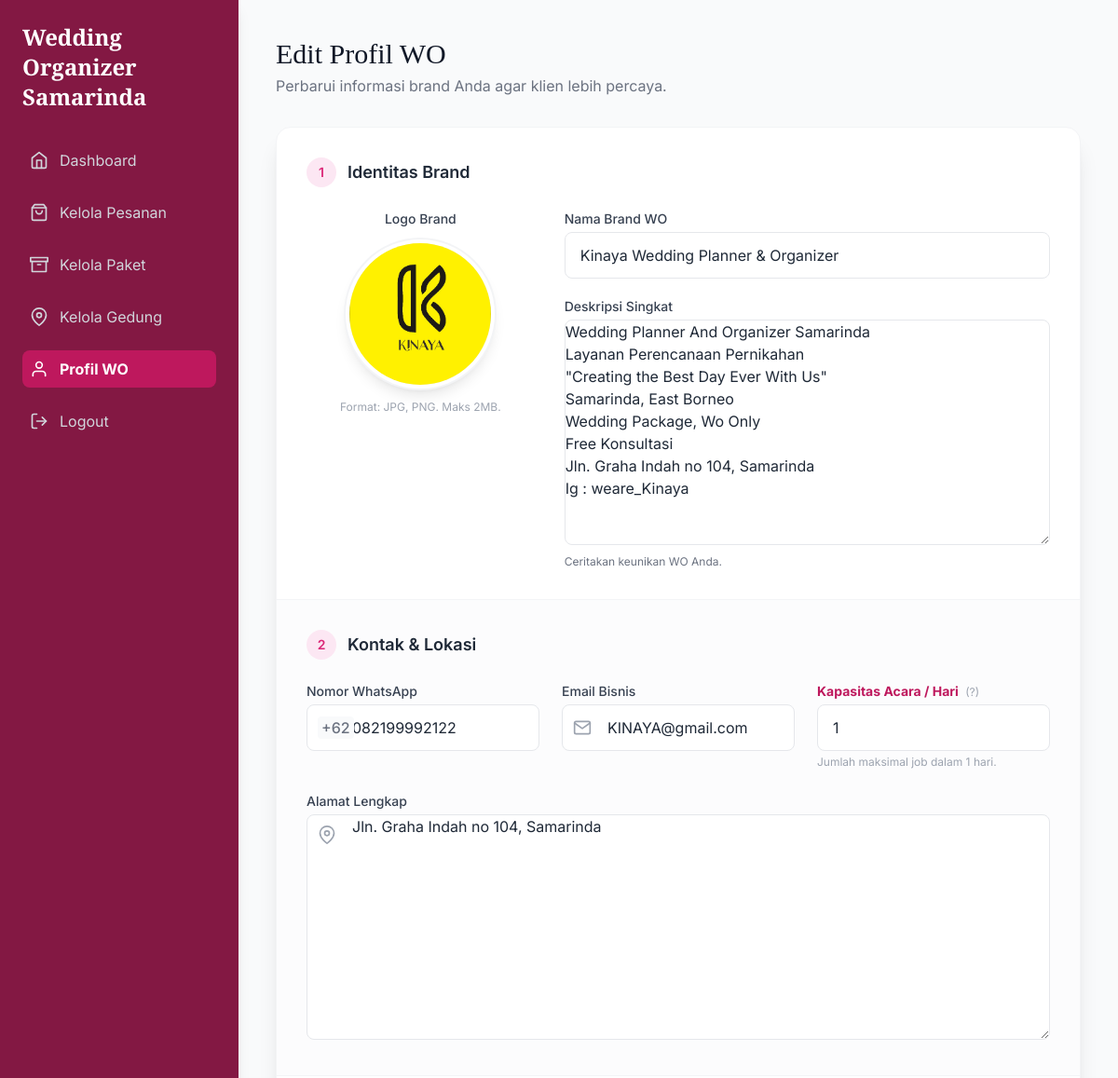
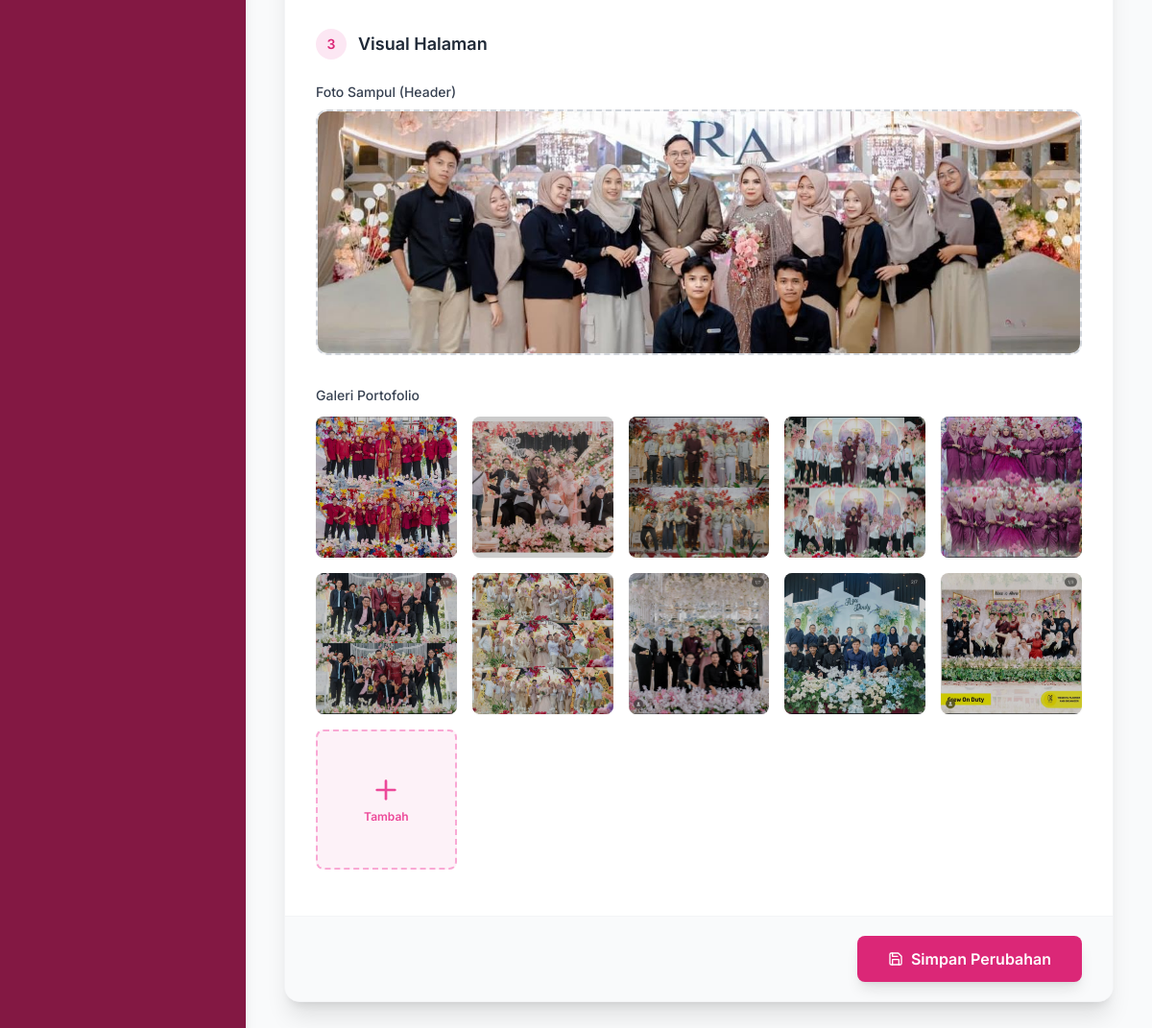
Screenshot of /akun/edit-profil-wo/ (signed in) with the database file from the repository (2 pictures, top to bottom).
### pengguna/models.py (models this page shows, shortened)
class ProfilWO(models.Model):
    user = models.OneToOneField(User, on_delete=models.CASCADE)
    nama_brand = models.CharField(max_length=100)
    logo = models.ImageField(upload_to='logos/', null=True, blank=True)
    foto_sampul = models.ImageField(upload_to='sampul/', null=True, blank=True)
    deskripsi = models.TextField()
    telepon = models.CharField(max_length=20)
    email_bisnis = models.EmailField()
    alamat = models.TextField()
    kapasitas_harian = models.PositiveIntegerField(
        default=1,
        verbose_name="Kapasitas Acara per Hari",
        help_text="Berapa maksimal acara yang bisa tim Anda tangani dalam satu hari?"
    )

class GaleriWO(models.Model):
    profil_wo = models.ForeignKey(ProfilWO, related_name='galeri', on_delete=models.CASCADE)
    foto = models.ImageField(upload_to='galeri_wo/')

### pengguna/views.py (the view)
# urls.py: path('edit-profil-wo/', views.edit_profil_wo_view, name='edit_profil_wo'),
@login_required
def edit_profil_wo_view(request):
    try: profil_wo = request.user.profilwo
    except ProfilWO.DoesNotExist: return redirect('buat_profil_wo')
    if request.method == 'POST':
        form = ProfilWOForm(request.POST, request.FILES, instance=profil_wo)
        if form.is_valid():
            form.save()
            images = request.FILES.getlist('galeri_wo_foto')
            for image in images: GaleriWO.objects.create(profil_wo=profil_wo, foto=image)
            messages.success(request, 'Profil Anda berhasil diperbarui.')
            return redirect('edit_profil_wo')
    else: form = ProfilWOForm(instance=profil_wo)
    return render(request, 'pengguna/edit_profil_wo.html', {'form': form, 'profil_wo': profil_wo})

### pengguna/templates/pengguna/edit_profil_wo.html (shortened to what this page needs)
{% load humanize %}
<!DOCTYPE html>
<html lang="id">
<head>
    <script src="https://cdn.tailwindcss.com"></script>
</head>
<body class="min-h-screen bg-gray-50 text-gray-800">
    <div class="flex min-h-screen">
        <aside class="w-64 bg-primary-dark text-white p-6 hidden lg:flex flex-col shadow-lg sticky top-0 h-screen">
            <h1 class="text-2xl font-serif-display font-bold mb-8">Wedding Organizer Samarinda</h1>
            <nav class="flex flex-col flex-grow">
                <ul class="space-y-4 flex-grow">
                    <li><a href="{% url 'dashboard_wo' %}" class="flex items-center p-2 text-gray-300 rounded-lg hover:bg-pink-800"><i data-feather="home" class="w-5 h-5 mr-3"></i>Dashboard</a></li>
                    <li><a href="{% url 'kelola_pesanan' %}" class="flex items-center p-2 text-gray-300 rounded-lg hover:bg-pink-800"><i data-feather="shopping-bag" class="w-5 h-5 mr-3"></i>Kelola Pesanan</a></li>
                    <li><a href="{% url 'kelola_paket' %}" class="flex items-center p-2 text-gray-300 rounded-lg hover:bg-pink-800"><i data-feather="archive" class="w-5 h-5 mr-3"></i>Kelola Paket</a></li>
                    <li><a href="{% url 'kelola_gedung' %}" class="flex items-center p-2 text-gray-300 rounded-lg hover:bg-pink-800"><i data-feather="map-pin" class="w-5 h-5 mr-3"></i>Kelola Gedung</a></li>
                    <li><a href="{% url 'edit_profil_wo' %}" class="flex items-center p-2 bg-pink-700 font-bold rounded-lg"><i data-feather="user" class="w-5 h-5 mr-3"></i>Profil WO</a></li>
                    <li>
                        <form action="{% url 'logout' %}" method="post" class="w-full">
                            <button type="submit" class="flex items-center p-2 text-gray-300 rounded-lg hover:bg-pink-800 w-full">
                                <i data-feather="log-out" class="w-5 h-5 mr-3"></i>Logout
                            </button>
                        </form>
                    </li>
                </ul>
            </nav>
        </aside>
        <main class="flex-1 p-6 md:p-10 overflow-y-auto">
            <div class="max-w-5xl mx-auto">
                <div class="mb-8">
                    <h2 class="text-3xl font-serif-display text-gray-900">Edit Profil WO</h2>
                    <p class="text-gray-500 mt-1">Perbarui informasi brand Anda agar klien lebih percaya.</p>
                </div>
                <div class="bg-white rounded-2xl shadow-xl border border-gray-100 overflow-hidden">
                    <form method="POST" enctype="multipart/form-data">
                        <div class="p-8 border-b border-gray-100">
                            <h3 class="text-lg font-semibold text-gray-800 mb-6 flex items-center">
                                <span class="w-8 h-8 rounded-full bg-pink-100 text-pink-600 flex items-center justify-center mr-3 text-sm">1</span>
                                Identitas Brand
                            </h3>
                            <div class="grid grid-cols-1 lg:grid-cols-12 gap-8">
                                <div class="lg:col-span-4 flex flex-col items-center">
                                    <label class="block text-sm font-medium text-gray-700 mb-3">Logo Brand</label>
                                    <div class="relative w-40 h-40 group cursor-pointer">
                                        <div class="w-full h-full rounded-full overflow-hidden border-4 border-white shadow-lg ring-2 ring-gray-100 bg-gray-100 relative">
                                            {% if profil_wo.logo %}
                                                <img id="logo-preview" src="{{ profil_wo.logo.url }}" alt="Logo" class="w-full h-full object-cover">
                                            {% else %}
                                                <img id="logo-preview" src="https://ui-avatars.com/api/?name=WO&background=FDF2F8&color=DB2777" alt="Logo Placeholder" class="w-full h-full object-cover">
                                            {% endif %}
                                        </div>
                                    </div>
                                    <p class="text-xs text-gray-400 mt-3 text-center">Format: JPG, PNG. Maks 2MB.</p>
                                </div>
                                <div class="lg:col-span-8 space-y-5">
                                    <div>
                                        <label for="{{ form.nama_brand.id_for_label }}" class="block text-sm font-medium text-gray-700 mb-1">Nama Brand WO</label>
                                        {{ form.nama_brand }}
                                    </div>
                                    <div>
                                        <label for="{{ form.deskripsi.id_for_label }}" class="block text-sm font-medium text-gray-700 mb-1">Deskripsi Singkat</label>
                                        {{ form.deskripsi }}
                                        <p class="text-xs text-gray-500 mt-1">Ceritakan keunikan WO Anda.</p>
                                    </div>
                                </div>
                            </div>
                        </div>
                        <div class="p-8 border-b border-gray-100 bg-gray-50/50">
                            <h3 class="text-lg font-semibold text-gray-800 mb-6 flex items-center">
                                <span class="w-8 h-8 rounded-full bg-pink-100 text-pink-600 flex items-center justify-center mr-3 text-sm">2</span>
                                Kontak & Lokasi
                            </h3>
                            <div class="grid grid-cols-1 md:grid-cols-3 gap-6">
                                <div>
                                    <label class="block text-sm font-medium text-gray-700 mb-1">Nomor WhatsApp</label>
                                    <div class="relative input-with-icon">
                                        <div class="absolute inset-y-0 left-0 pl-3 flex items-center pointer-events-none">
                                            <span class="text-gray-500 font-medium bg-gray-50 px-1 rounded">+62</span>
                                        </div>
                                        {{ form.telepon }}
                                    </div>
                                </div>
                                <div>
                                    <label class="block text-sm font-medium text-gray-700 mb-1">Email Bisnis</label>
                                    <div class="relative input-with-icon">
                                        <div class="absolute inset-y-0 left-0 pl-3 flex items-center pointer-events-none">
                                        </div>
                                        {{ form.email_bisnis }}
                                    </div>
                                </div>
                                <div>
                                    <label for="{{ form.kapasitas_harian.id_for_label }}" class="block text-sm font-bold text-pink-700 mb-1">
                                        Kapasitas Acara / Hari
                                        <span class="text-gray-400 font-normal text-xs ml-1" title="Berapa acara maksimal dalam sehari?">(?)</span>
                                    </label>
                                    <div class="relative">
                                        {{ form.kapasitas_harian }}
                                    </div>
                                    <p class="text-xs text-gray-400 mt-1">Jumlah maksimal job dalam 1 hari.</p>
                                </div>
                                <div class="md:col-span-3">
                                    <label class="block text-sm font-medium text-gray-700 mb-1">Alamat Lengkap</label>
                                    <div class="relative input-with-icon">
                                        <div class="absolute top-3 left-3 pointer-events-none">
                                        </div>
                                        {{ form.alamat }}
                                    </div>
                                </div>
                            </div>
                        </div>
                        <div class="p-8">
                            <h3 class="text-lg font-semibold text-gray-800 mb-6 flex items-center">
                                <span class="w-8 h-8 rounded-full bg-pink-100 text-pink-600 flex items-center justify-center mr-3 text-sm">3</span>
                                Visual Halaman
                            </h3>
                            <div class="mb-8">
                                <label class="block text-sm font-medium text-gray-700 mb-2">Foto Sampul (Header)</label>
                                <div class="relative w-full h-48 md:h-64 rounded-xl overflow-hidden bg-gray-100 border-2 border-dashed border-gray-300 hover:border-pink-400 transition group">
                                    {% if profil_wo.foto_sampul %}
                                        <img id="sampul-preview" src="{{ profil_wo.foto_sampul.url }}" class="w-full h-full object-cover">
                                    {% else %}
                                        <img id="sampul-preview" src="" class="hidden w-full h-full object-cover">
                                        <div id="sampul-placeholder" class="absolute inset-0 flex flex-col items-center justify-center text-gray-400">
                                            <i data-feather="image" class="w-10 h-10 mb-2"></i>
                                            <span class="text-sm">Belum ada foto sampul</span>
                                        </div>
                                    {% endif %}
                                </div>
                            </div>
                            <div>
                                <label class="block text-sm font-medium text-gray-700 mb-3">Galeri Portofolio</label>
                                <div class="grid grid-cols-2 sm:grid-cols-4 md:grid-cols-5 gap-4 mb-4">
                                    {% for foto in profil_wo.galeri.all %}
                                        <div class="relative aspect-square rounded-lg overflow-hidden group shadow-sm">
                                            <img src="{{ foto.foto.url }}" alt="Portfolio" class="w-full h-full object-cover">
                                            <div class="absolute inset-0 bg-black/20 group-hover:bg-black/40 transition"></div>
                                        </div>
                                    {% empty %}
                                        <div class="col-span-full py-8 text-center bg-gray-50 rounded-lg border border-gray-200 border-dashed">
                                            <p class="text-gray-400 text-sm">Belum ada foto di galeri portofolio Anda.</p>
                                        </div>
                                    {% endfor %}
                                    <label class="relative aspect-square rounded-lg border-2 border-dashed border-pink-300 bg-pink-50 hover:bg-pink-100 flex flex-col items-center justify-center cursor-pointer text-pink-500 transition hover:text-pink-700">
                                        <i data-feather="plus" class="w-8 h-8 mb-1"></i>
                                        <span class="text-xs font-semibold">Tambah</span>
                                    </label>
                                </div>
                            </div>
                        </div>
                        <div class="px-8 py-5 bg-gray-50 border-t border-gray-100 flex items-center justify-end">
                            <button type="submit" class="btn-primary font-semibold py-3 px-8 rounded-lg shadow-lg flex items-center">
                                <i data-feather="save" class="w-4 h-4 mr-2"></i>
                                Simpan Perubahan
                            </button>
                        </div>
                    </form>
                </div>
            </div>
        </main>
    </div>
</body>
</html>

### pengguna/templates/pengguna/edit_profil_wo.html (style rules this page uses)
body { font-family: 'Inter', sans-serif; background-color: #FDF2F8; }
.font-serif-display { font-family: 'Playfair Display', serif; }
.bg-primary-dark { background-color: #831843; }
.btn-primary { background-color: #DB2777; color: white; transition: all 0.3s ease; }
input[type="text"], input[type="email"], input[type="number"], input[type="tel"], textarea, select { width: 100%; padding: 0.75rem 1rem; border: 1px solid #E5E7EB; border-radius: 0.5rem; background-color: #ffffff; transition: all 0.2s; }
.input-with-icon input, .input-with-icon textarea { padding-left: 3rem !important; }

### rows the page displays
ProfilWO: logo (picture), nama_brand "Kinaya Wedding Planner & Organizer", deskripsi "Wedding Planner And Organizer Samarinda Layanan Perencanaan Pernikahan \"Creating the Best Day Ever With Us\" Samarinda, East Borneo Wedding Package, Wo Only Free Konsultasi Jln. Graha Indah no 104, Samarinda Ig : weare_Kinaya", telepon "082199992122", email_bisnis "KINAYA@gmail.com", kapasitas_harian "1", alamat "Jln. Graha Indah no 104, Samarinda", foto_sampul (picture)
GaleriWO: foto (picture)
GaleriWO: foto (picture)
GaleriWO: foto (picture)
GaleriWO: foto (picture)
GaleriWO: foto (picture)
GaleriWO: foto (picture)
GaleriWO: foto (picture)
GaleriWO: foto (picture)
GaleriWO: foto (picture)
GaleriWO: foto (picture)
